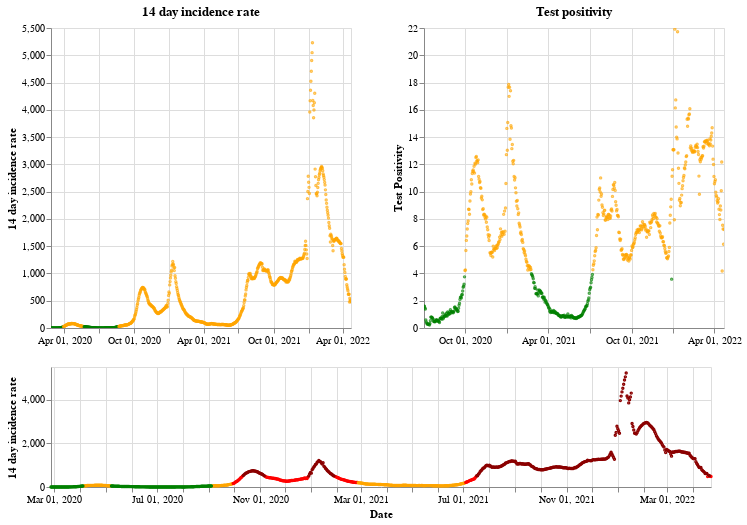

Here is the notebook cell this chart was saved with:
### Markdown cell above
## Northern Ireland

### Code cell
plot_traffic_light('Northern Ireland')

### Figure 1 — Vega-Lite specification as saved in the notebook (floating-point values rounded to 4 significant figures; data arrays with more than 128 entries replaced by an {"elided": "..."} marker saying what was removed)
{"config": {"view": {"continuousWidth": 400, "continuousHeight": 300}}, "vconcat": [{"hconcat": [{"mark": {"type": "point", "size": 2}, "encoding": {"color": {"condition": {"value": "green", "test": "(datum.twoWeeklyCasesRate <= 25)"}, "value": "orange"}, "tooltip": [{"type": "nominal", "field": "areaName"}, {"type": "temporal", "field": "date"}, {"type": "quantitative", "field": "twoWeeklyCasesRate"}, {"type": "quantitative", "field": "testPositivity"}], "x": {"type": "temporal", "axis": {"title": ""}, "field": "date", "scale": {"domain": {"selection": "DateBrush"}}, "timeUnit": "yearmonthdate"}, "y": {"type": "quantitative", "axis": {"title": "14 day incidence rate"}, "field": "twoWeeklyCasesRate"}}, "title": "14 day incidence rate", "width": 300}, {"mark": {"type": "point", "size": 2}, "encoding": {"color": {"condition": {"value": "green", "test": "(datum.testPositivity <= 4)"}, "value": "orange"}, "tooltip": [{"type": "nominal", "field": "areaName"}, {"type": "temporal", "field": "date"}, {"type": "quantitative", "field": "twoWeeklyCasesRate"}, {"type": "quantitative", "field": "testPositivity"}], "x": {"type": "temporal", "axis": {"title": ""}, "field": "date", "scale": {"domain": {"selection": "DateBrush"}}, "timeUnit": "yearmonthdate"}, "y": {"type": "quantitative", "axis": {"title": "Test Positivity"}, "field": "testPositivity"}}, "title": "Test positivity", "width": 300}]}, {"layer": [{"mark": {"type": "point", "size": 2}, "encoding": {"color": {"condition": {"value": "orange", "test": "(((datum.testPositivity < 4) && (datum.twoWeeklyCasesRate >= 50)) && (datum.twoWeeklyCasesRate < 200))"}, "value": "red"}, "opacity": {"condition": {"value": 1, "test": "((datum.twoWeeklyCasesRate >= 50) && (datum.twoWeeklyCasesRate < 500))"}, "value": 0}, "tooltip": [{"type": "nominal", "field": "areaName"}, {"type": "temporal", "field": "date"}, {"type": "quantitative", "field": "twoWeeklyCasesRate"}, {"type": "quantitative", "field": "testPositivity"}], "x": {"type": "temporal", "axis": {"title": "Date"}, "field": "date", "timeUnit": "yearmonthdate"}, "y": {"type": "quantitative", "axis": {"title": "14 day incidence rate"}, "field": "twoWeeklyCasesRate"}}, "selection": {"DateBrush": {"type": "interval", "encodings": ["x"], "fields": ["Time"]}}}, {"mark": {"type": "point", "size": 2}, "encoding": {"color": {"value": "darkred"}, "opacity": {"condition": {"value": 1, "test": "(datum.twoWeeklyCasesRate >= 500)"}, "value": 0}, "tooltip": [{"type": "nominal", "field": "areaName"}, {"type": "temporal", "field": "date"}, {"type": "quantitative", "field": "twoWeeklyCasesRate"}, {"type": "quantitative", "field": "testPositivity"}], "x": {"type": "temporal", "axis": {"title": "Date"}, "field": "date", "timeUnit": "yearmonthdate"}, "y": {"type": "quantitative", "axis": {"title": "14 day incidence rate"}, "field": "twoWeeklyCasesRate"}}}, {"mark": {"type": "point", "size": 2}, "encoding": {"color": {"condition": {"value": "green", "test": "((datum.testPositivity < 4) && (datum.twoWeeklyCasesRate < 50))"}, "value": "orange"}, "opacity": {"condition": {"value": 1, "test": "(datum.twoWeeklyCasesRate < 50)"}, "value": 0}, "tooltip": [{"type": "nominal", "field": "areaName"}, {"type": "temporal", "field": "date"}, {"type": "quantitative", "field": "twoWeeklyCasesRate"}, {"type": "quantitative", "field": "testPositivity"}], "x": {"type": "temporal", "axis": {"title": "Date"}, "field": "date", "timeUnit": "yearmonthdate"}, "y": {"type": "quantitative", "axis": {"title": "14 day incidence rate"}, "field": "twoWeeklyCasesRate"}}}], "height": 120, "width": 660}], "data": {"name": "data-3e4ba5f9f5b229fb1cbac98c74c48846"}, "$schema": "https://vega.github.io/schema/vega-lite/v4.8.1.json", "datasets": {"data-3e4ba5f9f5b229fb1cbac98c74c48846": {"elided": "787 records"}}}
